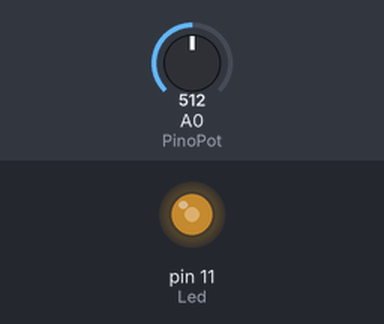
The sketch below on a simulated Arduino Uno, built with avr-gcc and run on an emulated ATmega328P. Shown: output pins drawn as LEDs (lit = HIGH). The test bench sets the inputs (shaded band); at power-on: A0 (PinoPot) = 512.

Above: at 1.2 s.
1.3 s: A0 (PinoPot) set to 716
At 1.8 s:
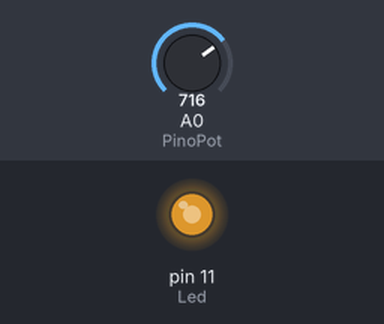
2.8 s: A0 (PinoPot) set to 900
At 4.0 s:
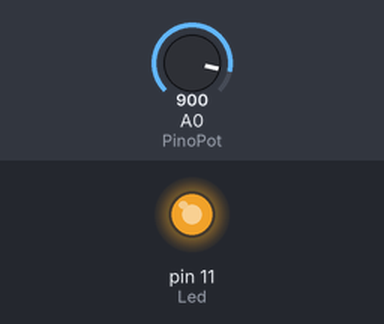
4.3 s: A0 (PinoPot) set to 122
At 5.3 s:
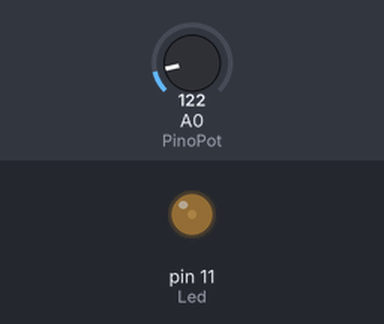
5.8 s: A0 (PinoPot) set to 0
At 6.4 s:
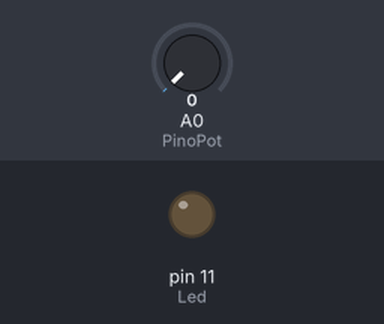
7.3 s: A0 (PinoPot) set to 511
At 8.7 s:
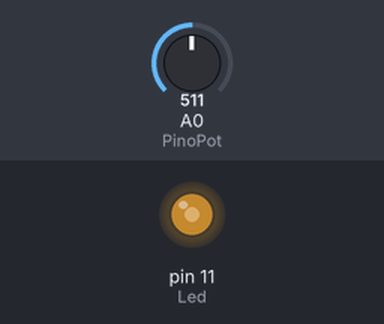
Timing chart, 0 to 9.8 s (numbered marks = the images above; inputs shaded):
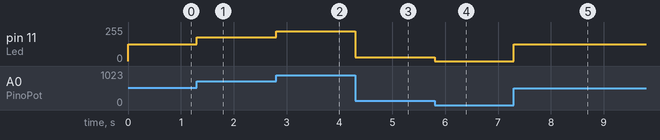

The sketch:

DimmerComLed.ino
```cpp
//Projeto dimmer com led

const int PinoPot = A0;
const int Led = 11;
int ValorPot = 0;
int pwm = 0;

void setup() {
pinMode(Led, OUTPUT);
}
void loop() {
ValorPot = analogRead(PinoPot);
pwm = map(ValorPot, 0, 1023, 0, 255);
/*map() mapeia o valor:
map(valorpot,
  valorpot minimo,
  valorpot maximo,
  novoValorMinimo,
  novoValorMaximo)
*/
analogWrite(Led, pwm);
}
```

Measured:
- after the input at 1.3 s, pin 11 (Led): 127/255 → 178/255 at once
- after the input at 2.8 s, pin 11 (Led): 178/255 → 224/255 at once
- after the input at 4.3 s, pin 11 (Led): 224/255 → 30/255 at once
- after the input at 5.8 s, pin 11 (Led): 30/255 → 0/255 at once
- after the input at 7.3 s, pin 11 (Led): 0/255 → 127/255 at once
